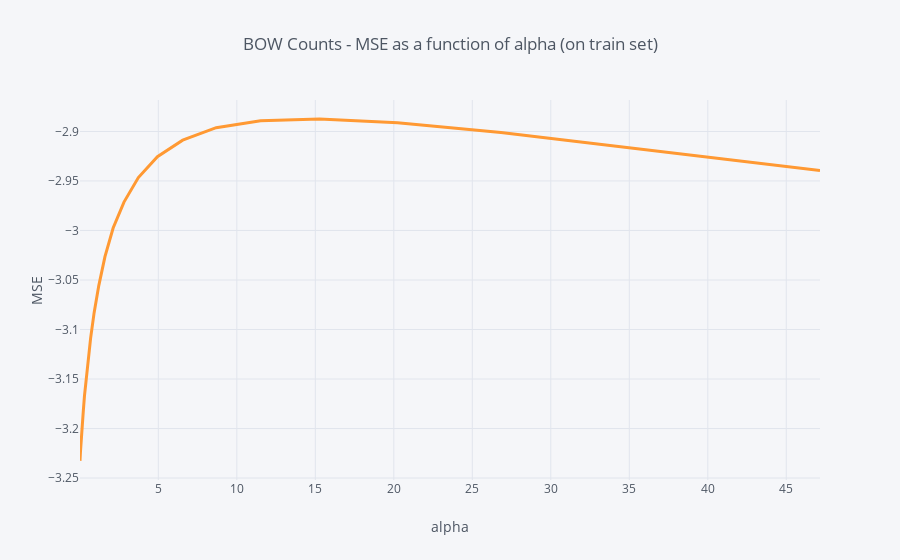

Notebook code cell kept with this figure:
### Code cell
cv_results = pd.DataFrame(MSE_by_alpha, columns = ['alpha', 'MSE'])
cv_results.query('alpha < 50').set_index('alpha').MSE.iplot(title = 'BOW Counts - MSE as a function of alpha (on train set)', xTitle = 'alpha', yTitle = 'MSE', width = 3, hline=(0,0))

### Figure 1 — Plotly figure (JSON) as saved in the notebook; plotly's stock layout.template omitted (floating-point values rounded to 4 significant figures)
{"data": [{"line": {"color": "rgba(255, 153, 51, 1.0)", "dash": "solid", "shape": "linear", "width": 3}, "mode": "lines", "name": "MSE", "text": "", "type": "scatter", "x": [0.01, 0.01326, 0.01758, 0.0233, 0.03089, 0.04095, 0.05429, 0.07197, 0.09541, 0.1265, 0.1677, 0.2223, 0.2947, 0.3907, 0.5179, 0.6866, 0.9103, 1.207, 1.6, 2.121, 2.812, 3.728, 4.942, 6.551, 8.685, 11.51, 15.26, 20.24, 26.83, 35.56, 47.15], "y": [-3.233, -3.233, -3.232, -3.228, -3.229, -3.223, -3.22, -3.215, -3.211, -3.204, -3.195, -3.182, -3.167, -3.151, -3.13, -3.109, -3.083, -3.056, -3.026, -2.998, -2.971, -2.947, -2.925, -2.909, -2.896, -2.889, -2.887, -2.891, -2.901, -2.917, -2.94]}], "layout": {"autosize": true, "legend": {"bgcolor": "#F5F6F9", "font": {"color": "#4D5663"}}, "paper_bgcolor": "#F5F6F9", "plot_bgcolor": "#F5F6F9", "shapes": [{"line": {"color": "#db4052", "dash": "solid", "width": 1}, "type": "line", "x0": 0, "x1": 1, "xref": "paper", "y0": [0, 0], "y1": [0, 0], "yref": "y"}], "title": {"font": {"color": "#4D5663"}, "text": "BOW Counts - MSE as a function of alpha (on train set)"}, "xaxis": {"autorange": true, "gridcolor": "#E1E5ED", "range": [0.01, 47.15], "showgrid": true, "tickfont": {"color": "#4D5663"}, "title": {"font": {"color": "#4D5663"}, "text": "alpha"}, "type": "linear", "zerolinecolor": "#E1E5ED"}, "yaxis": {"autorange": true, "gridcolor": "#E1E5ED", "range": [-3.252, -2.868], "showgrid": true, "tickfont": {"color": "#4D5663"}, "title": {"font": {"color": "#4D5663"}, "text": "MSE"}, "type": "linear", "zerolinecolor": "#E1E5ED"}}}
